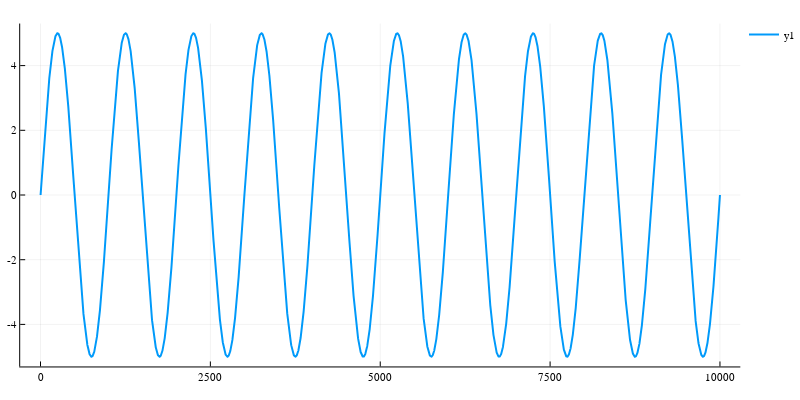

Here is the notebook cell this chart was saved with:
### Code cell
w = let frequency = 1, amplitude = 5, fs = 1000, τ = 10
    wave(frequency,amplitude,fs,τ)
end
plot(w)

### Figure 1 — Plotly figure (JSON) as saved in the notebook; plotly's stock layout.template omitted (floating-point values rounded to 4 significant figures; data arrays with more than 128 entries replaced by an {"elided": "..."} marker saying what was removed)
{"data": [{"colorbar": {"title": ""}, "legendgroup": "y1", "line": {"color": "rgba(0, 154, 250, 1.000)", "dash": "solid", "shape": "linear", "width": 2}, "mode": "lines", "name": "y1", "showlegend": true, "type": "scatter", "x": {"elided": "10000 int values"}, "xaxis": "x1", "y": {"elided": "10000 float values"}, "yaxis": "y1", "zmax": null, "zmin": null}], "layout": {"annotations": [], "height": 400, "legend": {"bgcolor": "rgba(255, 255, 255, 1.000)", "bordercolor": "rgba(0, 0, 0, 1.000)", "font": {"color": "rgba(0, 0, 0, 1.000)", "family": "sans-serif", "size": 11}, "tracegroupgap": 0, "x": 1, "y": 1}, "margin": {"b": 20, "l": 0, "r": 0, "t": 20}, "paper_bgcolor": "rgba(255, 255, 255, 1.000)", "plot_bgcolor": "rgba(255, 255, 255, 1.000)", "showlegend": true, "width": 800, "xaxis": {"anchor": "y1", "domain": [0.02714, 0.9951], "gridcolor": "rgba(0, 0, 0, 0.100)", "gridwidth": 0.5, "linecolor": "rgba(0, 0, 0, 1.000)", "mirror": false, "range": [-299.0, 10300.0], "showgrid": true, "showline": true, "showticklabels": true, "tickangle": 0, "tickcolor": "rgb(0, 0, 0)", "tickfont": {"color": "rgba(0, 0, 0, 1.000)", "family": "sans-serif", "size": 11}, "tickmode": "array", "ticks": "inside", "ticktext": ["0", "2500", "5000", "7500", "10000"], "tickvals": [0, 2500, 5000, 7500, 10000], "title": "", "titlefont": {"color": "rgba(0, 0, 0, 1.000)", "family": "sans-serif", "size": 15}, "type": "-", "visible": true, "zeroline": false, "zerolinecolor": "rgba(0, 0, 0, 1.000)"}, "yaxis": {"anchor": "x1", "domain": [0.03762, 0.9902], "gridcolor": "rgba(0, 0, 0, 0.100)", "gridwidth": 0.5, "linecolor": "rgba(0, 0, 0, 1.000)", "mirror": false, "range": [-5.3, 5.3], "showgrid": true, "showline": true, "showticklabels": true, "tickangle": 0, "tickcolor": "rgb(0, 0, 0)", "tickfont": {"color": "rgba(0, 0, 0, 1.000)", "family": "sans-serif", "size": 11}, "tickmode": "array", "ticks": "inside", "ticktext": ["-4", "-2", "0", "2", "4"], "tickvals": [-4, -2, 0, 2, 4], "title": "", "titlefont": {"color": "rgba(0, 0, 0, 1.000)", "family": "sans-serif", "size": 15}, "type": "-", "visible": true, "zeroline": false, "zerolinecolor": "rgba(0, 0, 0, 1.000)"}}}
